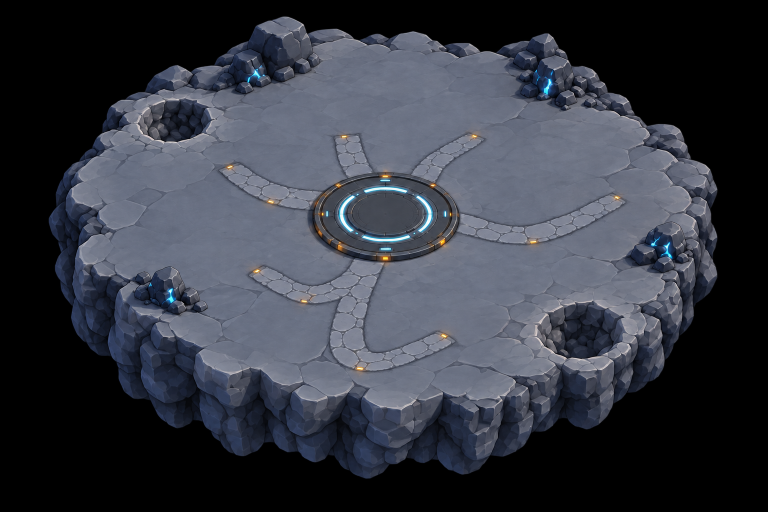
#> input picture art/refs/island-floor-gpt-v5-raw.png, 1536 x 1024 px (shown at 1/2 size)
$ python logo.py ../refs/island-floor-gpt-v5-raw.png ../refs/ask-zannabi-gpt-v1.png
#> lines starting #> are read from the running program, lines starting #| are printed output that depends on the picture; after the words box and inside, x2 and y2 are one past the last pixel; in counts of white or black regions, pixels touching at a corner belong together
import sys
from pathlib import Path

import numpy as np
from PIL import Image

INKS = np.array([(250, 232, 188), (157, 116, 211)], float)
WIDTHS = [630, 1260, 1808]


def main() -> None:
    src, out_dir = Image.open(sys.argv[1]).convert('RGB'), Path(sys.argv[2])
    p = np.asarray(src).astype(float)
    alphas = np.clip((p @ INKS.T) / (INKS**2).sum(1), 0, 1)
    residual = ((p[:, :, None, :] - alphas[..., None] * INKS[None, None]) ** 2).sum(-1)
    ink = residual.argmin(-1)
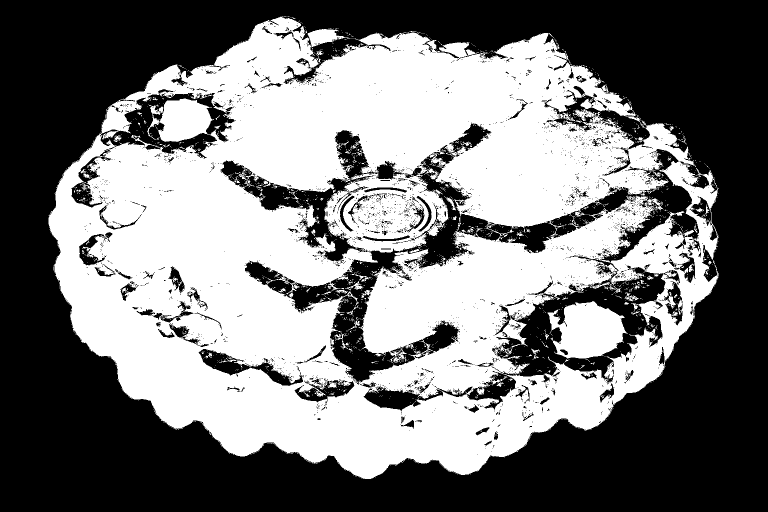
#> ink: shape (1024, 1536) int64 (shown at 1/2 size); values 0 (black) and 1 (white), 47.3% white; 2124 white regions (2030 under 20 px), largest, box (x1, y1, x2, y2) and area: (97, 32, 1438, 958) 721633, (1095, 602, 1256, 717) 12379, (615, 57, 701, 95) 1527
    alpha = np.take_along_axis(alphas, ink[..., None], -1)[..., 0]
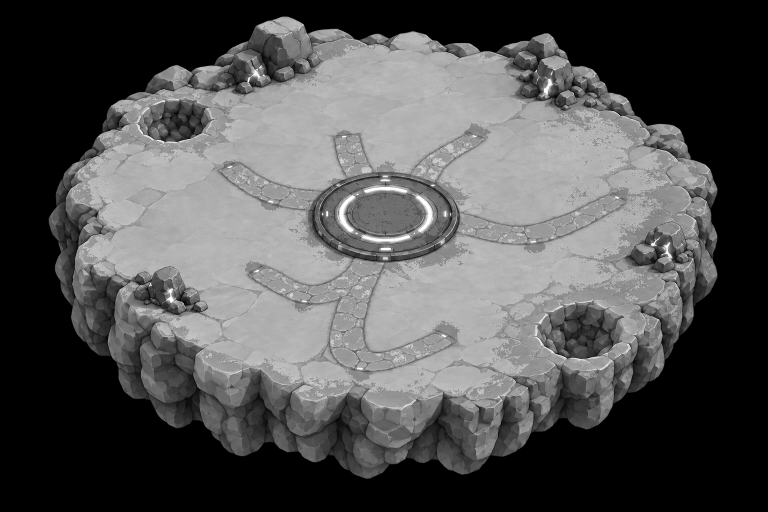
#> alpha: shape (1024, 1536) float64 (shown at 1/2 size); min 0, max 1, mean 0.324
    alpha = np.where(alpha < 0.06, 0, np.where(alpha > 0.94, 1, alpha))
    logo = Image.fromarray(np.dstack([INKS[ink], alpha * 255]).round().astype(np.uint8), 'RGBA')
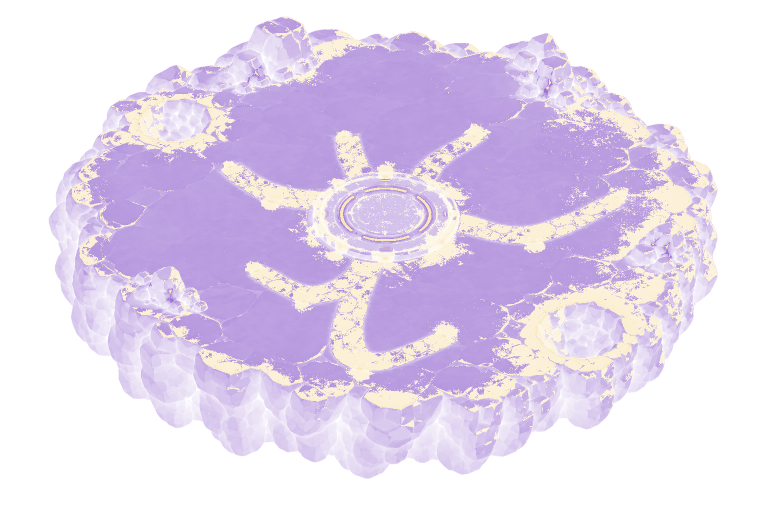
#> logo: PIL image 1536x1024 RGBA (shown at 1/2 size); mean R, G, B, A 206, 177.1, 198.9, 82.6; transparent parts drawn white
    for width in WIDTHS:
        size = (width, round(src.height * width / src.width))
        img = logo if size == logo.size else logo.resize(size, Image.LANCZOS)
        img.save(out_dir / f'home-logo-{width}.webp', lossless=True, method=6)
#> this loop made 3 passes
#> pass 1, in main, `img = logo if size == logo.size else logo.resize(size, Image.LANCZOS)`:
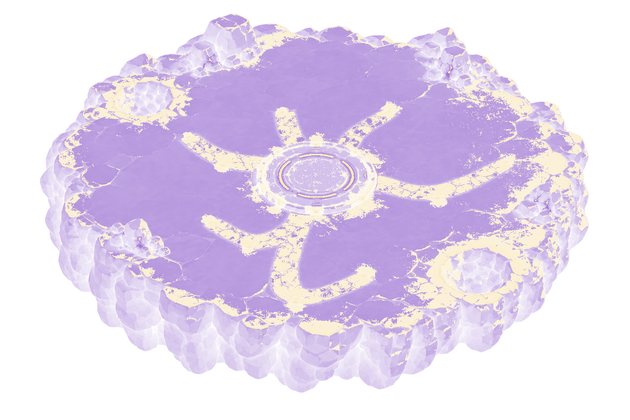
#> img: PIL image 630x420 RGBA; mean R, G, B, A 103.7, 81.9, 122.6, 82.6; transparent parts drawn white


if __name__ == '__main__':
    main()
